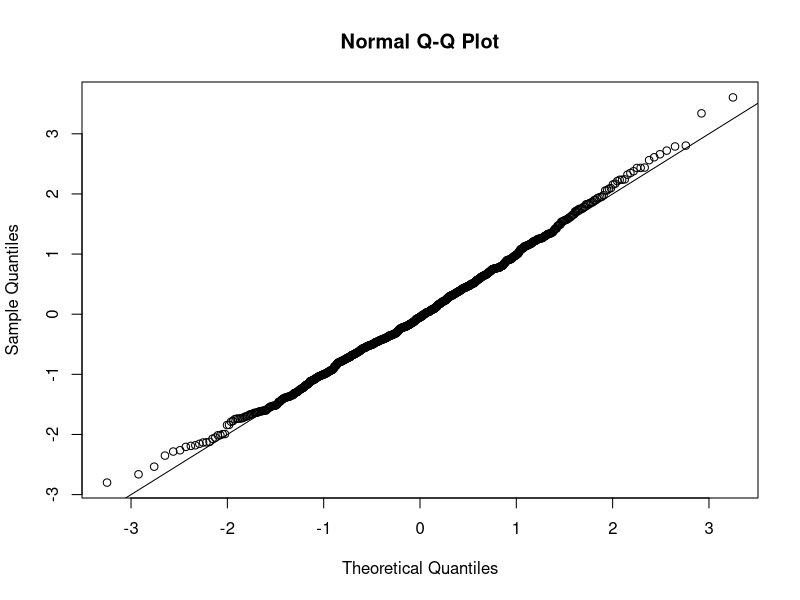
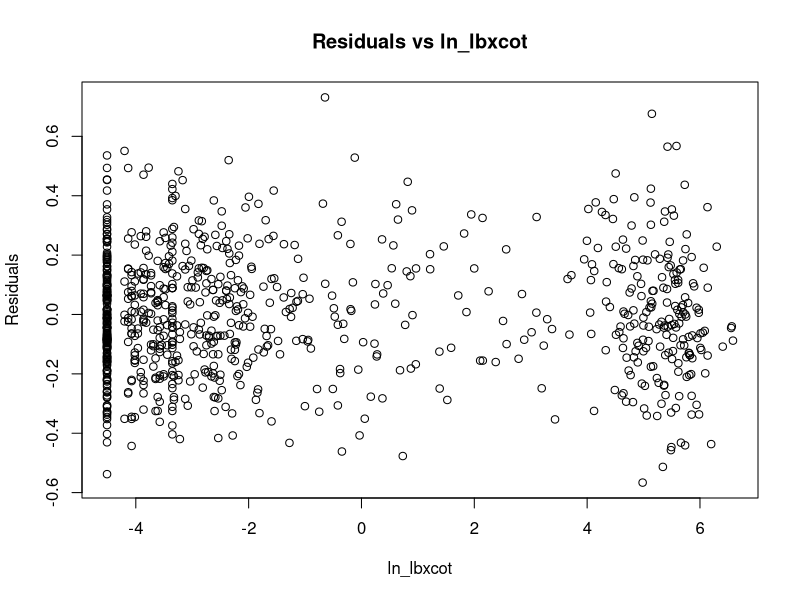
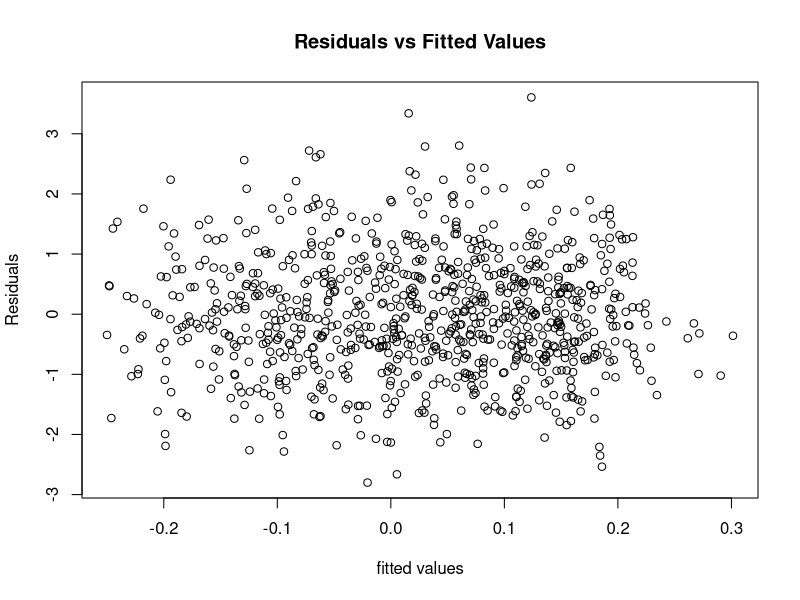

Write the R code that produced these figures, in order. (Note: this script raises an error after producing the figures.)
library(glmnet)
library(corrplot)
pollutants_original <- read.csv("pollutants.csv", header = TRUE)

# drop the first column of indices
pollutants <- pollutants_original[-1]
# drop a white cell pct due to perfect linearity
pollutants <- pollutants[!colnames(pollutants) %in% c('eosinophils_pct')]
# standardize all POP covariates
for (i in 1:11) {
  i_colname <- paste0('POP_PCB', i)
  pollutants[i_colname] <- (pollutants[[i_colname]] - mean(pollutants[[i_colname]])) / sd(pollutants[[i_colname]])
}
for (i in 1:3) {
  i_colname <- paste0('POP_dioxin', i)
  pollutants[i_colname] <- (pollutants[[i_colname]] - mean(pollutants[[i_colname]])) / sd(pollutants[[i_colname]])
}
for (i in 1:4) {
  i_colname <- paste0('POP_furan', i)
  pollutants[i_colname] <- (pollutants[[i_colname]] - mean(pollutants[[i_colname]])) / sd(pollutants[[i_colname]])
}

# deal with categorical covariates
gender_list <- c('female', 'male')
edu_list <- c('before_high_school', 'high_school', 'college', 'college_grad')
eth_list <- c('other', 'mexi_us', 'nonhisp_black', 'nonhisp_white')
smoke_list <- c('no', 'yes')

gender <- gender_list[pollutants$male + 1]
education <- edu_list[pollutants$edu_cat]
race <- eth_list[pollutants$race_cat]
smoke_now <- smoke_list[pollutants$smokenow + 1]

pollutants$male <- factor(gender)
pollutants$edu_cat <- factor(education)
pollutants$race_cat <- factor(race)
pollutants$smokenow <- factor(smoke_now)

pollutants$male <- factor(gender, levels=gender_list)
pollutants$edu_cat <- factor(education, levels=edu_list)
pollutants$race_cat <- factor(race, levels=eth_list)
pollutants$smokenow <- factor(smoke_now, levels=smoke_list)

# basic data manipulation complete


#====
# test the methods
N <- nrow(pollutants)
kfold <- 12
pollutants_original$index <- rep(1:kfold, each=N/kfold)

# forward selection using AIC and store them in a matrix
selection_mat <- matrix(0, nrow=length(colnames(pollutants)) + 6, ncol=kfold)  # +6 to rownum bc of categorical covariates
pval_mat <- matrix(0, nrow=length(colnames(pollutants)) + 6, ncol=kfold)
mat_rownames <- c(colnames(pollutants), c("edu_cathigh_school", "edu_catcollege", "edu_catcollege_grad", 
                                          "race_catmaxi_us", "race_catnonhisp_black", "race_catnonhisp_white"))
row.names(selection_mat) <- mat_rownames
row.names(pval_mat) <- mat_rownames
for (i in 1:kfold) {
  print(paste0("i = ", i))
  train.ind <- which(pollutants_original$index != i)
  
  M0 <- lm(length ~ 1, data=pollutants[train.ind, ])
  Mstart <- M0
  Mfull <- lm(length ~ ., data=pollutants[train.ind, ])
  i_MfwdAIC <- step(object = M0, scope = list(lower = M0, upper = Mfull), 
                     trace = FALSE, direction = "forward", k = 2)
  i_coef_df <- data.frame(summary(i_MfwdAIC)$coefficients)
  selection_mat[mat_rownames %in% row.names(i_coef_df), i] <- 1
  for (j in 2:dim(i_coef_df)[1]) {
    pval_mat[row.names(i_coef_df)[j] == mat_rownames, i] <- i_coef_df[j, "Pr...t.."]
  }
  print(row.names(summary(i_MfwdAIC)$coefficients))
  i_newdata <- pollutants[-train.ind, ]
  i_y <- pollutants$length[-train.ind]
}
write.csv(data.frame(pval_mat), "fwdAIC_pval.csv")
write.csv(data.frame(selection_mat), "fwdAIC_indicator.csv")


# backward elimination using AIC and store them in a matrix
selection_mat <- matrix(0, nrow=length(colnames(pollutants)) + 6, ncol=kfold)  # +6 to rownum bc of categorical covariates
pval_mat <- matrix(0, nrow=length(colnames(pollutants)) + 6, ncol=kfold)
mat_rownames <- c(colnames(pollutants), c("edu_cathigh_school", "edu_catcollege", "edu_catcollege_grad", 
                                          "race_catmaxi_us", "race_catnonhisp_black", "race_catnonhisp_white"))
row.names(selection_mat) <- mat_rownames
row.names(pval_mat) <- mat_rownames
for (i in 1:kfold) {
  print(paste0("i = ", i))
  train.ind <- which(pollutants_original$index != i)
  
  M0 <- lm(length ~ 1, data=pollutants[train.ind, ])
  Mstart <- M0
  Mfull <- lm(length ~ ., data=pollutants[train.ind, ])
  i_MbckAIC <- step(object = Mfull, scope = list(lower = M0, upper = Mfull), 
                    trace = FALSE, direction = "back", k = 2)
  i_coef_df <- data.frame(summary(i_MbckAIC)$coefficients)
  selection_mat[mat_rownames %in% row.names(i_coef_df), i] <- 1
  for (j in 2:dim(i_coef_df)[1]) {
    pval_mat[row.names(i_coef_df)[j] == mat_rownames, i] <- i_coef_df[j, "Pr...t.."]
  }
  print(row.names(summary(i_MbckAIC)$coefficients))
  i_newdata <- pollutants[-train.ind, ]
  i_y <- pollutants$length[-train.ind]
}
write.csv(data.frame(pval_mat), "bckAIC_pval.csv")
write.csv(data.frame(selection_mat), "bckAIC_indicator.csv")


# stepwise selection using AIC and store them in a matrix
selection_mat <- matrix(0, nrow=length(colnames(pollutants)) + 6, ncol=kfold)  # +6 to rownum bc of categorical covariates
pval_mat <- matrix(0, nrow=length(colnames(pollutants)) + 6, ncol=kfold)
mat_rownames <- c(colnames(pollutants), c("edu_cathigh_school", "edu_catcollege", "edu_catcollege_grad", 
                                          "race_catmaxi_us", "race_catnonhisp_black", "race_catnonhisp_white"))
row.names(selection_mat) <- mat_rownames
row.names(pval_mat) <- mat_rownames
for (i in 1:kfold) {
  print(paste0("i = ", i))
  train.ind <- which(pollutants_original$index != i)
  
  M0 <- lm(length ~ 1, data=pollutants[train.ind, ])
  Mstart <- M0
  Mfull <- lm(length ~ ., data=pollutants[train.ind, ])
  i_MstepAIC <- step(object = Mstart, scope = list(lower = M0, upper = Mfull), 
                    trace = FALSE, direction = "both", k = 2)
  i_coef_df <- data.frame(summary(i_MstepAIC)$coefficients)
  selection_mat[mat_rownames %in% row.names(i_coef_df), i] <- 1
  for (j in 2:dim(i_coef_df)[1]) {
    pval_mat[row.names(i_coef_df)[j] == mat_rownames, i] <- i_coef_df[j, "Pr...t.."]
  }
  print(row.names(summary(i_MstepAIC)$coefficients))
  i_newdata <- pollutants[-train.ind, ]
  i_y <- pollutants$length[-train.ind]
}
write.csv(data.frame(pval_mat), "stepAIC_pval.csv")
write.csv(data.frame(selection_mat), "stepAIC_indicator.csv")


# stepwise selection using BIC and store them in a matrix
selection_mat <- matrix(0, nrow=length(colnames(pollutants)) + 6, ncol=kfold)  # +6 to rownum bc of categorical covariates
pval_mat <- matrix(0, nrow=length(colnames(pollutants)) + 6, ncol=kfold)
mat_rownames <- c(colnames(pollutants), c("edu_cathigh_school", "edu_catcollege", "edu_catcollege_grad", 
                                          "race_catmaxi_us", "race_catnonhisp_black", "race_catnonhisp_white"))
row.names(selection_mat) <- mat_rownames
row.names(pval_mat) <- mat_rownames
for (i in 1:kfold) {
  print(paste0("i = ", i))
  train.ind <- which(pollutants_original$index != i)
  
  M0 <- lm(length ~ 1, data=pollutants[train.ind, ])
  Mstart <- M0
  Mfull <- lm(length ~ ., data=pollutants[train.ind, ])
  i_MstepBIC <- step(object = Mstart, scope = list(lower = M0, upper = Mfull), 
                     trace = FALSE, direction = "both", k = log(length(train.ind)))
  i_coef_df <- data.frame(summary(i_MstepBIC)$coefficients)
  selection_mat[mat_rownames %in% row.names(i_coef_df), i] <- 1
  for (j in 2:dim(i_coef_df)[1]) {
    pval_mat[row.names(i_coef_df)[j] == mat_rownames, i] <- i_coef_df[j, "Pr...t.."]
  }
  print(row.names(summary(i_MstepBIC)$coefficients))
  i_newdata <- pollutants[-train.ind, ]
  i_y <- pollutants$length[-train.ind]
}
write.csv(data.frame(pval_mat), "stepBIC_pval.csv")
write.csv(data.frame(selection_mat), "stepBIC_indicator.csv")


# stepwise selection using BIC and store them in a matrix
selection_mat <- matrix(0, nrow=length(colnames(pollutants)) + 6, ncol=kfold)  # +6 to rownum bc of categorical covariates
pval_mat <- matrix(0, nrow=length(colnames(pollutants)) + 6, ncol=kfold)
mat_rownames <- c(colnames(pollutants), c("edu_cathigh_school", "edu_catcollege", "edu_catcollege_grad", 
                                          "race_catmaxi_us", "race_catnonhisp_black", "race_catnonhisp_white"))
row.names(selection_mat) <- mat_rownames
row.names(pval_mat) <- mat_rownames
for (i in 1:kfold) {
  print(paste0("i = ", i))
  train.ind <- which(pollutants_original$index != i)
  
  M0 <- lm(length ~ 1, data=pollutants[train.ind, ])
  Mstart <- M0
  Mfull <- lm(length ~ ., data=pollutants[train.ind, ])
  i_MbckBIC <- step(object = Mfull, scope = list(lower = M0, upper = Mfull), 
                     trace = FALSE, direction = "backward", k = log(length(train.ind)))
  i_coef_df <- data.frame(summary(i_MbckBIC)$coefficients)
  selection_mat[mat_rownames %in% row.names(i_coef_df), i] <- 1
  for (j in 2:dim(i_coef_df)[1]) {
    pval_mat[row.names(i_coef_df)[j] == mat_rownames, i] <- i_coef_df[j, "Pr...t.."]
  }
  print(row.names(summary(i_MbckBIC)$coefficients))
  i_newdata <- pollutants[-train.ind, ]
  i_y <- pollutants$length[-train.ind]
}
write.csv(data.frame(pval_mat), "bckBIC_pval.csv")
write.csv(data.frame(selection_mat), "bckBIC_indicator.csv")


# stepwise selection using BIC and store them in a matrix
selection_mat <- matrix(0, nrow=length(colnames(pollutants)) + 6, ncol=kfold)  # +6 to rownum bc of categorical covariates
pval_mat <- matrix(0, nrow=length(colnames(pollutants)) + 6, ncol=kfold)
mat_rownames <- c(colnames(pollutants), c("edu_cathigh_school", "edu_catcollege", "edu_catcollege_grad", 
                                          "race_catmaxi_us", "race_catnonhisp_black", "race_catnonhisp_white"))
row.names(selection_mat) <- mat_rownames
row.names(pval_mat) <- mat_rownames
for (i in 1:kfold) {
  print(paste0("i = ", i))
  train.ind <- which(pollutants_original$index != i)
  
  M0 <- lm(length ~ 1, data=pollutants[train.ind, ])
  Mstart <- M0
  Mfull <- lm(length ~ ., data=pollutants[train.ind, ])
  i_MfwdBIC <- step(object = M0, scope = list(lower = M0, upper = Mfull), 
                    trace = FALSE, direction = "forward", k = log(length(train.ind)))
  i_coef_df <- data.frame(summary(i_MfwdBIC)$coefficients)
  selection_mat[mat_rownames %in% row.names(i_coef_df), i] <- 1
  for (j in 2:dim(i_coef_df)[1]) {
    pval_mat[row.names(i_coef_df)[j] == mat_rownames, i] <- i_coef_df[j, "Pr...t.."]
  }
  print(row.names(summary(i_MfwdBIC)$coefficients))
  i_newdata <- pollutants[-train.ind, ]
  i_y <- pollutants$length[-train.ind]
}
write.csv(data.frame(pval_mat), "fwdBIC_pval.csv")
write.csv(data.frame(selection_mat), "fwdBIC_indicator.csv")




# choosing the model and tweaking it
covariate_set1 <- c('ageyrs', 'POP_furan3', 'male', 'ln_lbxcot', 'edu_cat', 'monocyte_pct', 'BMI', 'race_cat',
                   'neutrophils_pct')
covariate_set11 <- covariate_set1
covariate_set1 <- c('length', covariate_set1)
pollutants_set1 <- pollutants[colnames(pollutants) %in% covariate_set1]
model1 <- lm(length ~ ., data=pollutants_set1)

pollutants_set11 <- pollutants[covariate_set11]
vif_list11 <- c()
for (i in 1:length(covariate_set11)) {
  print(covariate_set11[i])
  i_model <- lm(as.formula(paste0(covariate_set11[i], "~ .")), data=pollutants_set11)
  i_vif <- 1 / (1 - summary(i_model)$r.squared)
  vif_list11 <- c(vif_list11, i_vif)
  print(paste0("VIF=", i_vif))
}


# take out education and race because of their high correlation with ageyrs
covariate_set2 <- c('ageyrs', 'POP_furan3', 'male', 'ln_lbxcot', 'monocyte_pct', 'BMI', 'neutrophils_pct')
covariate_set2 <- c('length', covariate_set2)
pollutants_set2 <- pollutants[colnames(pollutants) %in% covariate_set2]
# log transforming the response variable
pollutants_set2$length <- log(pollutants_set2$length)
model2 <- lm(length ~ ., data=pollutants_set2)
summary(model2)

# residual analysis of model2
reslin <- resid(model2) # raw residuals
studlin <- reslin/(sigma(model2)*sqrt(1-hatvalues(model2))) # studentized residuals

# QQ plot
qqnorm(studlin)
abline(0, 1)
# before log transform of response, the qqplot looked like a gamma distribution

# plot of residuals vs BMI
plotted_col <- "ln_lbxcot"
plot(reslin~pollutants_set2[[plotted_col]],
     xlab=plotted_col,
     ylab="Residuals",
     main=paste0("Residuals vs ", plotted_col))

# plot of residuals against fitted values
plot(studlin~fitted(model2),
     xlab="fitted values",
     ylab="Residuals",
     main="Residuals vs Fitted Values")
















# adhoc checks
model_age_v_edu <- lm(ageyrs ~ edu_cat, data=pollutants_set1)
summary(model_age_v_edu)

model_age_v_race <- lm(ageyrs ~ race_cat, data=pollutants_set1)
summary(model_age_v_race)

model_male_v_race <- lm(ageyrs ~ male, data=pollutants_set1)
summary(model_male_v_race)

model_ageyrs_v_everything <- lm(ageyrs ~ edu_cat + race_cat + male, data=pollutants_set1)
summary(model_ageyrs_v_everything)
print(1 / (1 - summary(model_ageyrs_v_everything)$r.squared))
vif(model_ageyrs_v_everything)

summary(lm(edu_cat ~ ageyrs + race_cat + male, data=pollutants_original))
